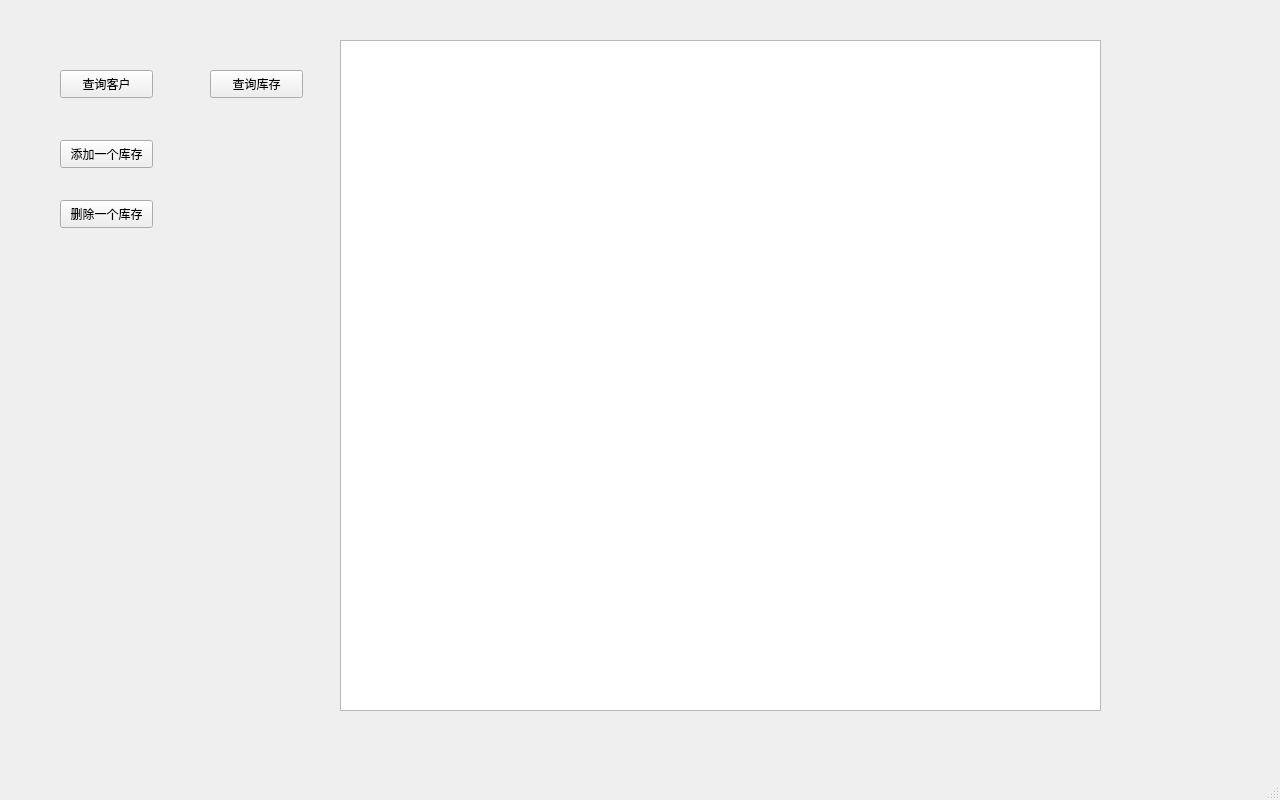
<?xml version="1.0" encoding="UTF-8"?>
<ui version="4.0">
 <class>MainWindow</class>
 <widget class="QMainWindow" name="MainWindow">
  <property name="geometry">
   <rect>
    <x>0</x>
    <y>0</y>
    <width>1280</width>
    <height>800</height>
   </rect>
  </property>
  <property name="windowTitle">
   <string>MainWindow</string>
  </property>
  <widget class="QWidget" name="centralwidget">
   <widget class="QTableView" name="tableView">
    <property name="geometry">
     <rect>
      <x>340</x>
      <y>40</y>
      <width>761</width>
      <height>671</height>
     </rect>
    </property>
   </widget>
   <widget class="QPushButton" name="pushButton">
    <property name="geometry">
     <rect>
      <x>60</x>
      <y>70</y>
      <width>93</width>
      <height>28</height>
     </rect>
    </property>
    <property name="text">
     <string>查询客户</string>
    </property>
   </widget>
   <widget class="QPushButton" name="pushButton_2">
    <property name="geometry">
     <rect>
      <x>210</x>
      <y>70</y>
      <width>93</width>
      <height>28</height>
     </rect>
    </property>
    <property name="text">
     <string>查询库存</string>
    </property>
   </widget>
   <widget class="QPushButton" name="pushButton_3">
    <property name="geometry">
     <rect>
      <x>60</x>
      <y>140</y>
      <width>93</width>
      <height>28</height>
     </rect>
    </property>
    <property name="text">
     <string>添加一个库存</string>
    </property>
   </widget>
   <widget class="QPushButton" name="pushButton_4">
    <property name="geometry">
     <rect>
      <x>60</x>
      <y>200</y>
      <width>93</width>
      <height>28</height>
     </rect>
    </property>
    <property name="text">
     <string>删除一个库存</string>
    </property>
   </widget>
  </widget>
  <widget class="QMenuBar" name="menubar">
   <property name="geometry">
    <rect>
     <x>0</x>
     <y>0</y>
     <width>1280</width>
     <height>26</height>
    </rect>
   </property>
  </widget>
  <widget class="QStatusBar" name="statusbar"/>
 </widget>
 <resources/>
 <connections/>
</ui>
